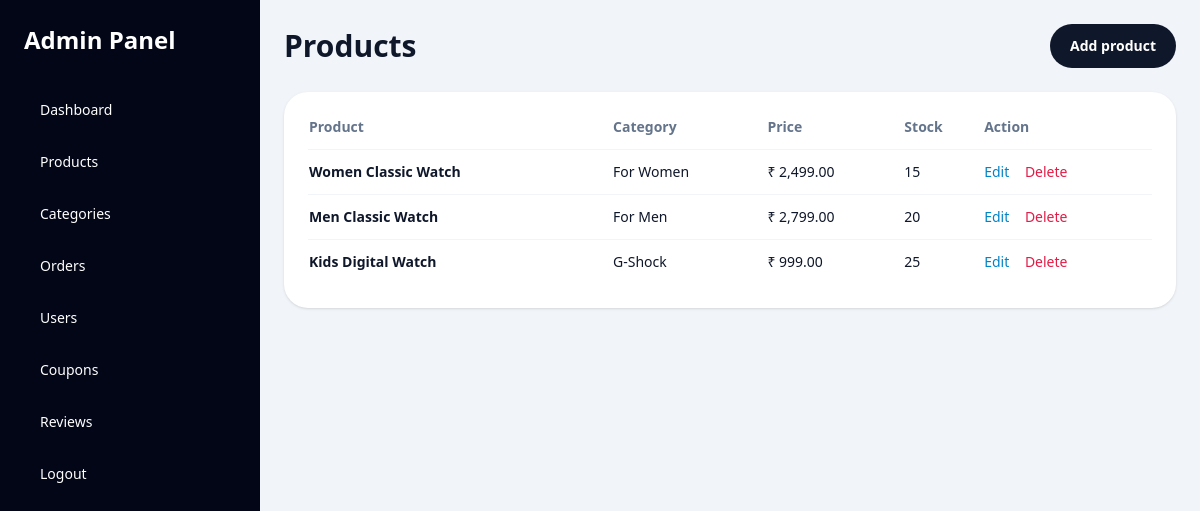
Screenshot of /admin/manage_products.php (signed in) with the database file from the repository.
### tables this page shows
CREATE TABLE IF NOT EXISTS products (
  id INT UNSIGNED AUTO_INCREMENT PRIMARY KEY,
  name VARCHAR(190) NOT NULL,
  description TEXT DEFAULT NULL,
  category_id INT UNSIGNED DEFAULT NULL,
  price DECIMAL(10,2) NOT NULL,
  stock INT UNSIGNED NOT NULL DEFAULT 0,
  image VARCHAR(255) DEFAULT NULL,
  is_active TINYINT(1) NOT NULL DEFAULT 1,
  created_at TIMESTAMP NOT NULL DEFAULT CURRENT_TIMESTAMP,
  KEY idx_products_category (category_id),
  KEY idx_products_active (is_active),
  CONSTRAINT chk_products_price_non_negative CHECK (price >= 0),
  CONSTRAINT fk_products_category
    FOREIGN KEY (category_id) REFERENCES categories(id) ON DELETE SET NULL
);

CREATE TABLE IF NOT EXISTS categories (
  id INT UNSIGNED AUTO_INCREMENT PRIMARY KEY,
  name VARCHAR(120) NOT NULL,
  image VARCHAR(255) DEFAULT NULL,
  created_at TIMESTAMP NOT NULL DEFAULT CURRENT_TIMESTAMP,
  UNIQUE KEY uq_categories_name (name)
);

### admin/manage_products.php (called while the page is built)
<?php
require __DIR__ . '/products.php';

### config/bootstrap.php (called while the page is built, shortened)
<?php
require_once __DIR__ . '/database.php';
require_once __DIR__ . '/../models/BaseModel.php';
require_once __DIR__ . '/../models/ProductModel.php';
function app_url(string $path = ''): string
{
    return rtrim(BASE_URL, '/') . '/' . ltrim($path, '/');
}
function e(null|string|int|float $value): string
{
    return htmlspecialchars((string) $value, ENT_QUOTES, 'UTF-8');
}
function money(float $amount): string
{
    return '₹ ' . number_format($amount, 2);
}

### config/database.php (called while the page is built, shortened)
<?php
function db(): PDO
{
    $pdo = new PDO(
        'mysql:host=' . DB_HOST . ';dbname=' . DB_NAME . ';charset=utf8mb4',
        DB_USER,
        DB_PASS,
        [
            PDO::ATTR_ERRMODE => PDO::ERRMODE_EXCEPTION,
            PDO::ATTR_DEFAULT_FETCH_MODE => PDO::FETCH_ASSOC,
        ]
    );
    return $pdo;
}

### models/BaseModel.php (called while the page is built, shortened)
<?php
abstract class BaseModel
{
    public function __construct()
    {
        $this->pdo = db();
    }
}

### models/ProductModel.php (called while the page is built, shortened)
<?php
class ProductModel extends BaseModel
{
    public function adminAll(): array
    {
        return $this->pdo->query(
            'SELECT p.*, c.name AS category_name
             FROM products p
             LEFT JOIN categories c ON c.id = p.category_id
             ORDER BY p.created_at DESC'
        )->fetchAll();
    }
}

### admin/products.php (the view, shortened to what this page needs)
<?php
require_once __DIR__ . '/../config/bootstrap.php';
$products = (new ProductModel())->adminAll();
require __DIR__ . '/partials/header.php';
?>
<div class="mb-6 flex items-center justify-between gap-4">
    <h1 class="text-3xl font-bold">Products</h1>
    <a href="<?= e(app_url('admin/product_form.php')); ?>" class="rounded-full bg-slate-900 px-5 py-3 text-sm font-semibold text-white">Add product</a>
</div>
<div class="rounded-3xl bg-white p-6 shadow">
    <div class="overflow-x-auto">
        <table class="min-w-full text-sm">
            <thead><tr class="text-left text-slate-500"><th class="pb-3">Product</th><th class="pb-3">Category</th><th class="pb-3">Price</th><th class="pb-3">Stock</th><th class="pb-3">Action</th></tr></thead>
            <tbody>
            <?php foreach ($products as $product): ?>
                <tr class="border-t border-slate-100">
                    <td class="py-3 font-semibold"><?= e($product['name']); ?></td>
                    <td class="py-3"><?= e((string) $product['category_name']); ?></td>
                    <td class="py-3"><?= e(money((float) $product['price'])); ?></td>
                    <td class="py-3"><?= (int) $product['stock']; ?></td>
                    <td class="py-3">
                        <a class="text-sky-600" href="<?= e(app_url('admin/product_form.php?id=' . (int) $product['id'])); ?>">Edit</a>
                        <a class="ml-3 text-rose-600" href="<?= e(app_url('admin/product_delete.php?id=' . (int) $product['id'])); ?>" onclick="return confirm('Delete this product?')">Delete</a>
                    </td>
                </tr>
            <?php endforeach; ?>
            </tbody>
        </table>
    </div>
</div>
<?php require __DIR__ . '/partials/footer.php'; ?>

### admin/partials/header.php (shortened to what this page needs)
<?php
require_once __DIR__ . '/../../config/bootstrap.php';
?>
<!DOCTYPE html>
<html lang="en">
<head>
    <script src="https://cdn.tailwindcss.com"></script>
</head>
<body class="bg-slate-100 text-slate-900">
<div class="min-h-screen lg:grid lg:grid-cols-[260px,1fr]">
    <aside class="bg-slate-950 p-6 text-white">
        <div class="text-2xl font-bold">Admin Panel</div>
        <nav class="mt-8 space-y-2 text-sm">
            <a class="block rounded-xl px-4 py-3 hover:bg-white/10" href="<?= e(app_url('admin/index.php')); ?>">Dashboard</a>
            <a class="block rounded-xl px-4 py-3 hover:bg-white/10" href="<?= e(app_url('admin/manage_products.php')); ?>">Products</a>
            <a class="block rounded-xl px-4 py-3 hover:bg-white/10" href="<?= e(app_url('admin/categories.php')); ?>">Categories</a>
            <a class="block rounded-xl px-4 py-3 hover:bg-white/10" href="<?= e(app_url('admin/manage_orders.php')); ?>">Orders</a>
            <a class="block rounded-xl px-4 py-3 hover:bg-white/10" href="<?= e(app_url('admin/manage_users.php')); ?>">Users</a>
            <a class="block rounded-xl px-4 py-3 hover:bg-white/10" href="<?= e(app_url('admin/coupons.php')); ?>">Coupons</a>
            <a class="block rounded-xl px-4 py-3 hover:bg-white/10" href="<?= e(app_url('admin/reviews.php')); ?>">Reviews</a>
            <a class="block rounded-xl px-4 py-3 hover:bg-white/10" href="<?= e(app_url('user/logout.php')); ?>">Logout</a>
        </nav>
    </aside>
    <main class="p-6">

### admin/partials/footer.php
    </main>
</div>
</body>
</html>

### rows the page displays
products: name "Women Classic Watch", category.name "For Women", price "₹ 2,499.00", stock "15"
products: name "Men Classic Watch", category.name "For Men", price "₹ 2,799.00", stock "20"
products: name "Kids Digital Watch", category.name "G-Shock", price "₹ 999.00", stock "25"
